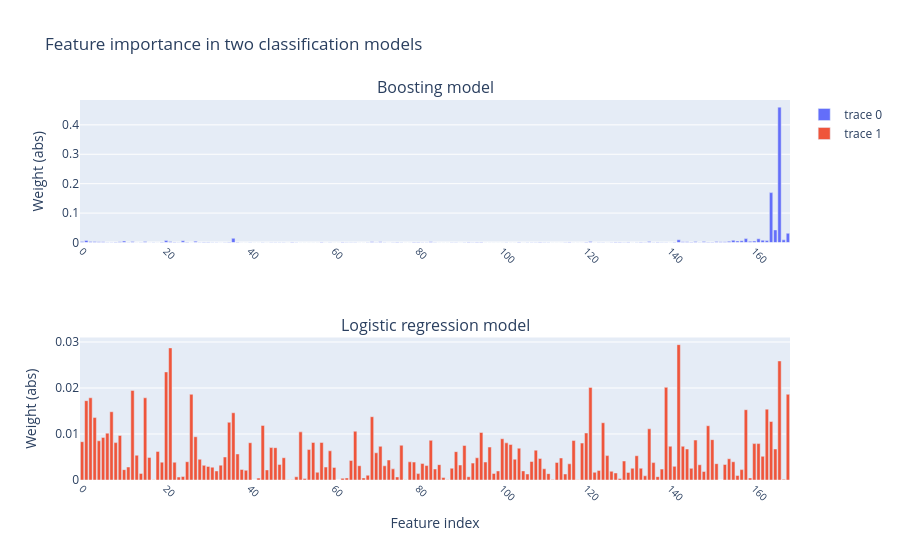

The cell this chart's notebook holds for it:
### Code cell
from plotly.subplots import make_subplots
import plotly.graph_objects as go

fig = make_subplots(rows=2, cols=1, subplot_titles=["Boosting model", "Logistic regression model"])
fig.update_xaxes(tickangle=45, tickfont=dict(size=10))
fig.update_layout(title_text="Feature importance in two classification models")

features_logit = np.abs(model_logit[0].coef_[0]) / np.sum(np.abs(model_logit[0].coef_[0]))

fig.add_trace(go.Bar(x=np.arange(x_train.shape[1]), y=boosting.feature_importances_), row=1, col=1)
fig.add_trace(go.Bar(x=np.arange(x_train.shape[1]), y=features_logit), row=2, col=1)

fig.update_xaxes(title_text="Feature index", row=2, col=1)
fig.update_yaxes(title_text="Weight (abs)", row=1, col=1)
fig.update_yaxes(title_text="Weight (abs)", row=2, col=1)

### Figure 1 — Plotly figure (JSON) as saved in the notebook; plotly's stock layout.template omitted (floating-point values rounded to 4 significant figures; data arrays with more than 128 entries replaced by an {"elided": "..."} marker saying what was removed)
{"data": [{"x": {"elided": "169 int values"}, "y": {"elided": "169 float values"}, "type": "bar", "xaxis": "x", "yaxis": "y"}, {"x": {"elided": "169 int values"}, "y": {"elided": "169 float values"}, "type": "bar", "xaxis": "x2", "yaxis": "y2"}], "layout": {"xaxis": {"anchor": "y", "domain": [0.0, 1.0], "tickfont": {"size": 10}, "tickangle": 45}, "yaxis": {"anchor": "x", "domain": [0.625, 1.0], "title": {"text": "Weight (abs)"}}, "xaxis2": {"anchor": "y2", "domain": [0.0, 1.0], "tickfont": {"size": 10}, "tickangle": 45, "title": {"text": "Feature index"}}, "yaxis2": {"anchor": "x2", "domain": [0.0, 0.375], "title": {"text": "Weight (abs)"}}, "annotations": [{"font": {"size": 16}, "showarrow": false, "text": "Boosting model", "x": 0.5, "xanchor": "center", "xref": "paper", "y": 1.0, "yanchor": "bottom", "yref": "paper"}, {"font": {"size": 16}, "showarrow": false, "text": "Logistic regression model", "x": 0.5, "xanchor": "center", "xref": "paper", "y": 0.375, "yanchor": "bottom", "yref": "paper"}], "title": {"text": "Feature importance in two classification models"}}}
